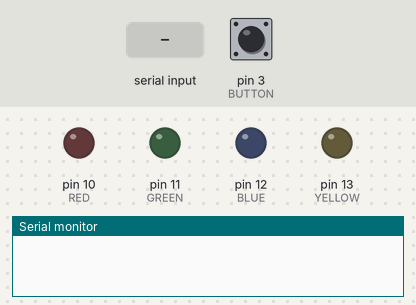
Recording of a sketch running on a simulated Arduino Uno, built with avr-gcc and run on an emulated ATmega328P. On the bench: output pins drawn as LEDs (lit = HIGH), the last lines printed to the serial monitor. Inputs (shaded band) come from the test bench; at power-on: pin 3 (BUTTON) LOW.

Above: at 1.2 s.
1.3 s: "1\n" received over Serial
At 2.0 s:
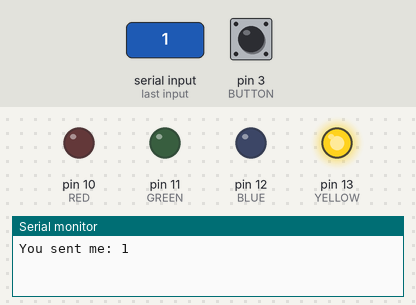
4.3 s: pin 3 (BUTTON) pulled HIGH for 0.15 s
At 5.4 s:
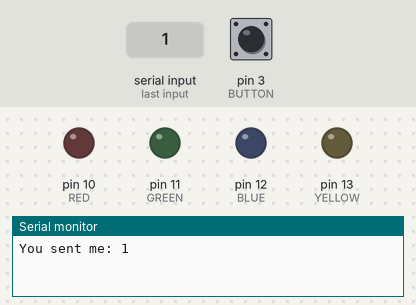
5.9 s: "3\n" received over Serial
At 6.7 s:
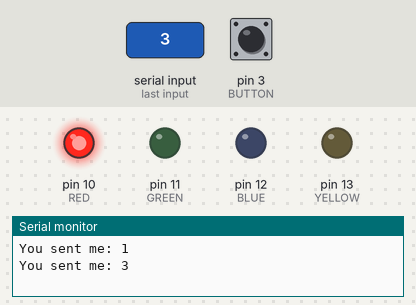
7.4 s: pin 3 (BUTTON) pulled HIGH for 1 s
At 7.7 s:
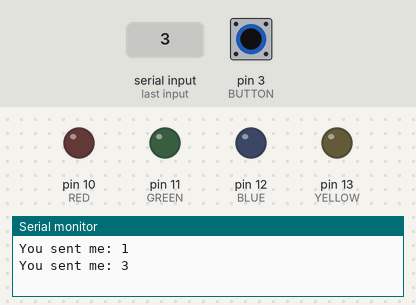
9.9 s: "4\n" received over Serial
At 10.9 s:
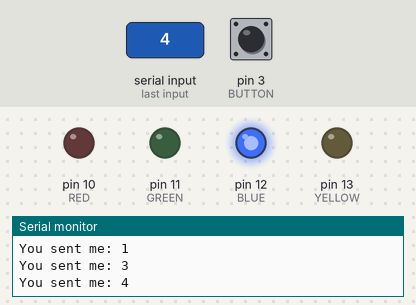
Timing chart, 0 to 12.4 s (numbered marks = the images above; inputs shaded):
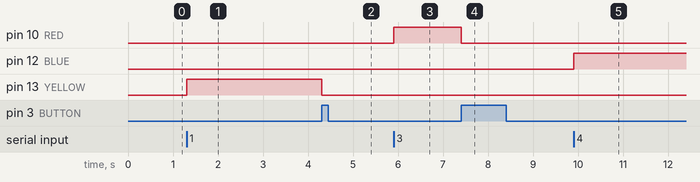

The sketch:

interrupt_test.ino
```cpp
#define YELLOW 13
#define BLUE 12
#define GREEN 11
#define RED 10
#define BUTTON 3

volatile bool flag;

void setup() {
    flag = 0;
    pinMode(YELLOW, OUTPUT);
    pinMode(BLUE, OUTPUT);
    pinMode(GREEN, OUTPUT);
    pinMode(RED, OUTPUT);
    pinMode(BUTTON, INPUT);
    attachInterrupt(digitalPinToInterrupt(BUTTON), isr, RISING);
    Serial.begin(9600);
}

void loop() {
    if (Serial.available()) {
        if (flag) {
            Serial.println("Medication not yet taken.");
            Serial.readStringUntil('\n');
        } else {
            flag = 1;
            String data = Serial.readStringUntil('\n');
            //Serial.readBytes(data, 1);
            Serial.print("You sent me: ");
            //Serial.println(data[0]);
            Serial.println(data);
            dispense(data);
        }
    }
}


void isr() {
    flag = 0;
    clear_LEDs();
}

void clear_LEDs() {
    digitalWrite(YELLOW, LOW);
    digitalWrite(BLUE, LOW);
    digitalWrite(GREEN, LOW);
    digitalWrite(RED, LOW);
}

void dispense(String data) {
    if (data == "1") {
        digitalWrite(YELLOW, HIGH);
    } else if (data == "2") {
        digitalWrite(GREEN, HIGH);
    } else if (data == "3") {
        digitalWrite(RED, HIGH);
    } else if (data == "4") {
        digitalWrite(BLUE, HIGH);
    }
}
```

Measured:
- after the input at 1.3 s, pin 13 (YELLOW): LOW → HIGH at once
- after the input at 4.3 s, pin 13 (YELLOW): HIGH → LOW at once
- after the input at 5.9 s, pin 10 (RED): LOW → HIGH at once
- after the input at 7.4 s, pin 10 (RED): HIGH → LOW at once
- after the input at 9.9 s, pin 12 (BLUE): LOW → HIGH at once
